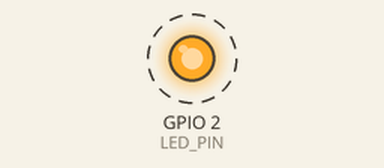
This program was run on a simulated ESP32-S3. On the bench: output pins drawn as LEDs (lit = HIGH). Dashed ring = blinking. What the program prints to the serial monitor is not drawn.

Above: at 0.5 s.
Timing chart, 0 to 4.6 s (numbered marks = the images above):
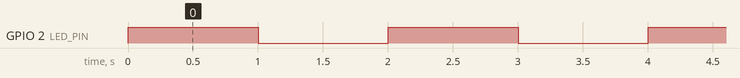

The program:

main.cpp
```cpp
#include <Arduino.h>
// Definimos el pin del LED integrado
// En la mayoria de placas ESP32, el LED esta en GPIO 2
#define LED_PIN 2
void setup() {
// Configuracion inicial (se ejecuta UNA sola vez)
// Iniciar comunicacion serie a 115200 baudios
Serial.begin(115200);
// Configurar el pin del LED como SALIDA
pinMode(LED_PIN, OUTPUT);
// Mensaje inicial por el Monitor Serie
Serial.println("Programa iniciado!");
Serial.println("El LED va a parpadear...");
}
void loop() {
// Bucle principal (se repite INFINITAMENTE)
// Encender el LED
digitalWrite(LED_PIN, HIGH);
Serial.println("LED ENCENDIDO");
// Esperar 1 segundo (1000 milisegundos)
delay(1000);
// Apagar el LED
digitalWrite(LED_PIN, LOW);
Serial.println("LED APAGADO");
// Esperar 1 segundo
delay(1000);
}
```

Measured:
- by itself, GPIO 2 (LED_PIN): alternates HIGH for 1.0 s and LOW for 1.0 s
